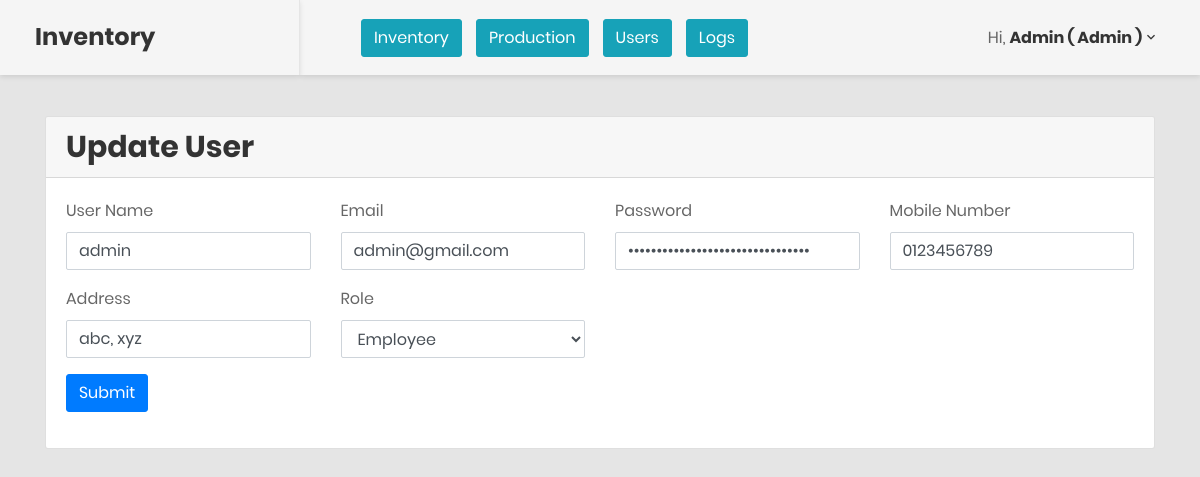
Before: /users/user-edit.php?id=1 (signed in) with the older database file.
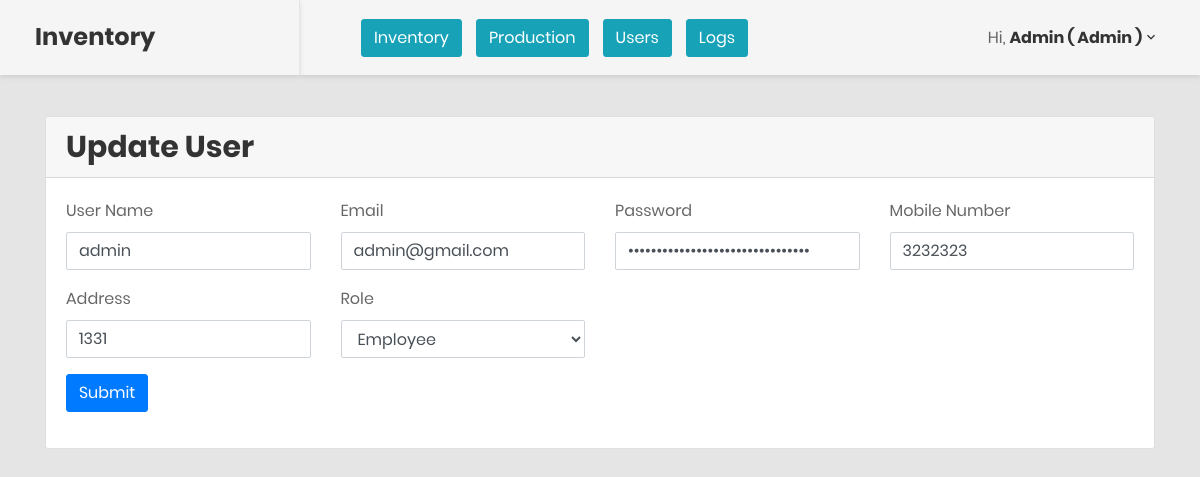
After: the same page with the newer database file.
### tables this page shows
CREATE TABLE `users` (
  `id` int(11) NOT NULL,
  `name` varchar(255) NOT NULL,
  `email` varchar(255) NOT NULL,
  `password` varchar(255) NOT NULL,
  `mobile_number` varchar(255) NOT NULL,
  `address` varchar(255) NOT NULL,
  `role` varchar(255) NOT NULL
);

### helper/functions.php (called while the page is built, shortened)
<?php
require_once('../config/conn.php');
function select($t,$wh=[]){
	global $conn;
	$q1 = where($wh);
	$select="SELECT * FROM $t $q1";
	$result=mysqli_query($conn,$select);
	$data=[];
	while ($row=mysqli_fetch_assoc($result)) {
		$data[]=$row;
	}
	return ($data);
}
function where($wh){
	$q=['WHERE 1 '];
	if(!empty($wh)){
		foreach ($wh as $col => $value) {
			$q[]=$col .'='.$value;
		}
	}
	$q1=implode(' AND ', $q);
	return $q1;
}
?>

### users/user-edit.php (the view, shortened to what this page needs)
<?php
require_once('../navbar/list.php');
	?>
	<?php
$where = ['id' => $_GET['id']];
$row = select('users', $where);
$row = $row[0];
?>
<div class="card-header">
	<h2>Update User</h2>
</div>
<div class="card-body">
	<form action="../users/user-update" method="POST">
		<div class="row">
			<div class="form-group col-md-3">
				<label>User Name</label>
				<input type="text" required class="form-control" value="<?= $row['name'] ?>" name="user_name" placeholder="User Name">
			</div>
			<div class="form-group col-md-3">
				<label>Email</label>
				<input type="email" required class="form-control" value="<?= $row['email'] ?>" name="email" placeholder="Email">
			</div>
			<div class="form-group col-md-3">
				<label>Password</label>
				<input type="password" required class="form-control" value="<?= $row['password'] ?>" name="password" placeholder="Password">
			</div>
			<div class="form-group col-md-3">
				<label>Mobile Number</label>
				<input type="text" class="form-control" value="<?= $row['mobile_number'] ?>" onkeypress="return IsNumeric(event);" name="mobile_number" placeholder="Mobile Number">
			</div>
			<div class="form-group col-md-3">
				<label>Address</label>
				<input type="text" class="form-control" value="<?= $row['address'] ?>" name="address" placeholder="Address">
			</div>
			<?php if ($_SESSION['role'] == 'admin'){ ?>
				<div class="form-group col-md-3">
					<label>Role</label>
					<select class="form-control" name="role">
						<?php if ($row['role'] == 'sub_admin'){ ?>
							<option value="sub_admin" selected>Sub Admin</option>
							<option value="employee">Employee</option>
						<?php }else{ ?>
							<option value="employee" selected>Employee</option>
						<?php } ?>
					</select>
				</div>
			<?php } else { ?>
				<input type="hidden" name="role" value="<?= $row['role'] ?>">
			<?php } ?>
		</div>
		<div class="form-group">
			<button type="submit" value="true" name="update-user" class="btn btn-primary">Submit</button>
		</div>
	</form>
</div>
<?php
require_once('../include/index-end.php');
?>

Changed rows visible on the page:
changed users "admin": mobile_number "0123456789" → "3232323"; address "abc, xyz" → "1331"
